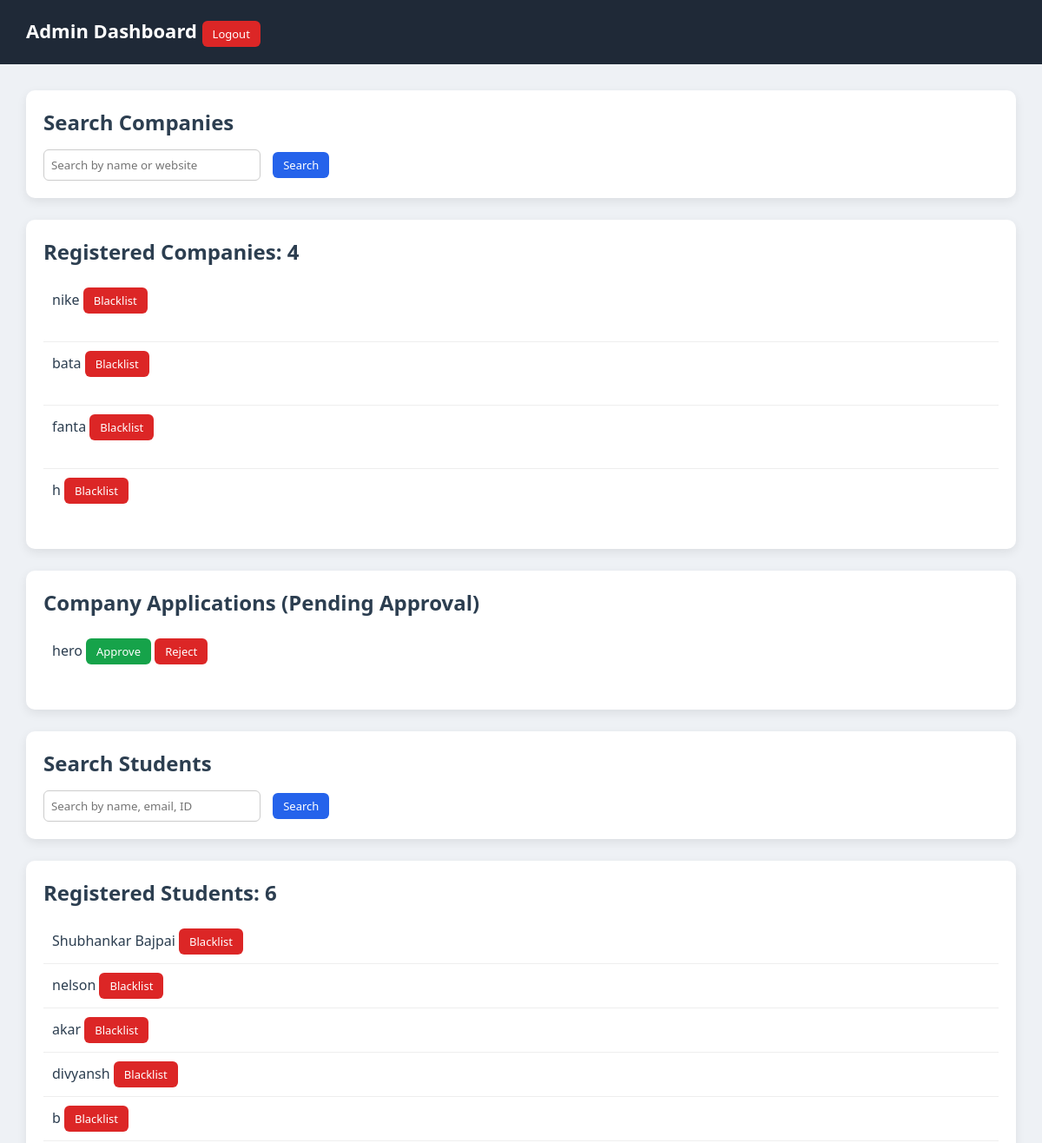
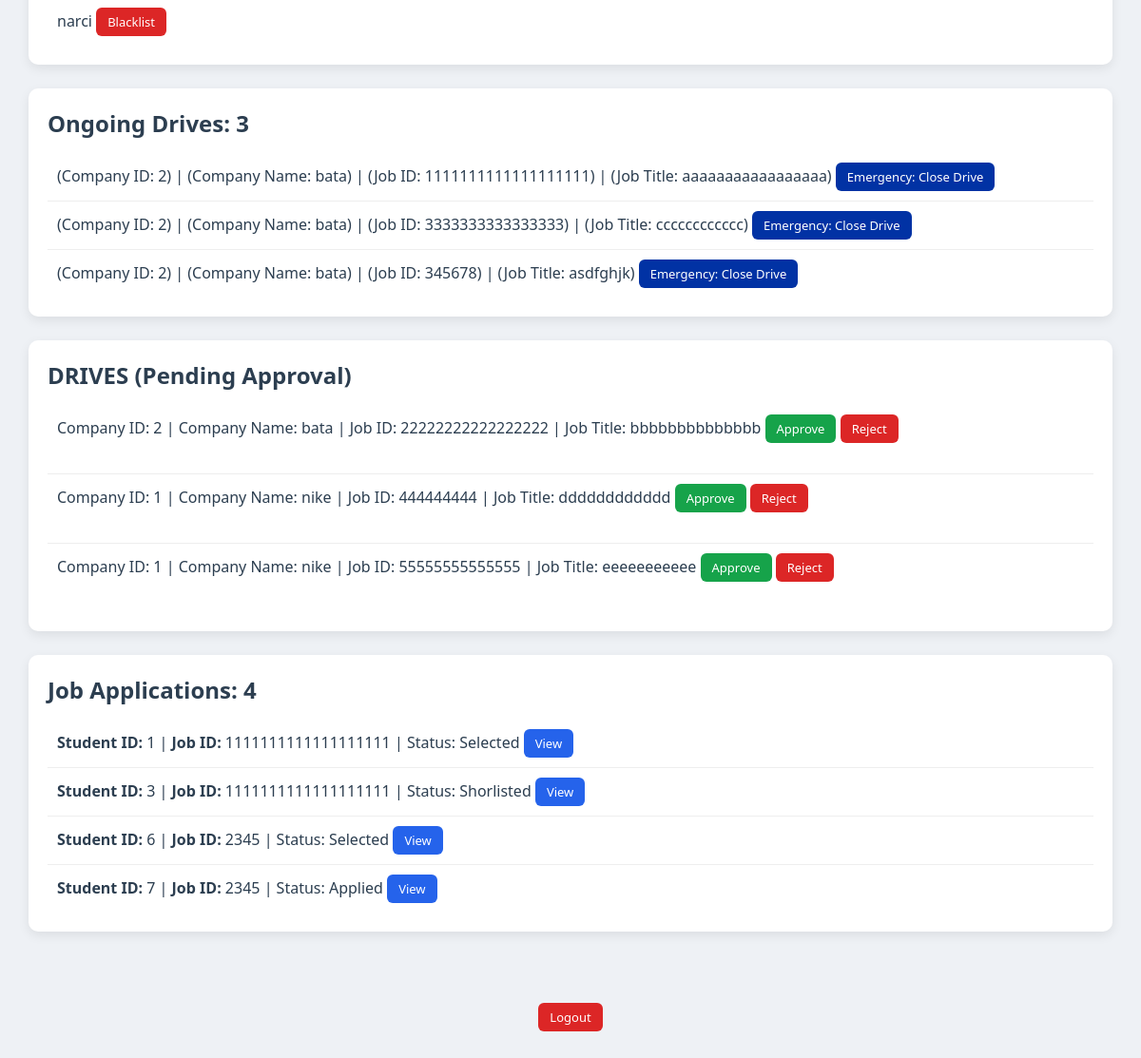
/admin (signed in), run on the app's committed database (2 pictures, top to bottom).
### models.py (models this page shows, shortened)
class companies(db.Model):
    __tablename__ = 'companies'
    id = db.Column(db.Integer, primary_key=True)
    company_name = db.Column(db.String(50), nullable=False, unique=True)
    hr_contact = db.Column(db.String(50))
    website = db.Column(db.String(50))
    about_company = db.Column(db.String(500))
    password_hash = db.Column(db.String(300), nullable=False)
    approval_status = db.Column(db.Enum('pending','approved','rejected', name='approval_status_enum'), default='pending')
    is_blacklisted = db.Column(db.Integer, default=0)
    placement_drives = db.relationship('placement_drives', backref='companies', lazy=True)

class students(db.Model):
    __tablename__ = 'students'
    id = db.Column(db.Integer, primary_key=True)
    name = db.Column(db.String(50), nullable=False)
    email = db.Column(db.String(100), unique=True, nullable=False)
    department = db.Column(db.String(100), nullable=True)
    password_hash = db.Column(db.String(300), nullable=False)
    role = db.Column(db.Enum('admin','hirer','student', name='role_enum'), nullable=False)
    is_active = db.Column(db.Integer, nullable=False, default=1)
    created_at = db.Column(db.DateTime, default=datetime.utcnow)
    education = db.Column(db.String(300))       #new
    skills = db.Column(db.String(300))          #new
    contact = db.Column(db.String(300))         #new
    applications = db.relationship('applications', backref='students', lazy=True)

class placement_drives(db.Model):
    __tablename__ = 'placement_drives'
    id = db.Column(db.Integer, primary_key=True)
    company_id = db.Column(db.Integer, db.ForeignKey('companies.id'), nullable=False)
    job_id = db.Column(db.Integer, nullable=False, unique=True) # NEW    -----------solely for search functionality
    job_title = db.Column(db.String(100), nullable=False)
    job_description = db.Column(db.String(500), nullable=False)
    required_skills = db.Column(db.String(300))   # NEW
    experience_required = db.Column(db.String(100))   # NEW
    salary_range = db.Column(db.String(100))   # NEW
    eligibility_criteria = db.Column(db.String(500), nullable=False)
    deadline = db.Column(db.Date, nullable=False)
    status = db.Column(db.Enum('pending','approved','rejected','complete', name='placement_drives_status_enum'), default='pending')
    applications = db.relationship('applications', backref='placement_drives', lazy=True)

class applications(db.Model):
    __tablename__ = 'applications'
    id = db.Column(db.Integer, primary_key=True)
    student_id = db.Column(db.Integer, db.ForeignKey('students.id'), nullable=False)
    drive_id = db.Column(db.Integer, db.ForeignKey('placement_drives.id'), nullable=False)
    application_date = db.Column(db.String(50), nullable=False)
    cv_filename = db.Column(db.String(300), nullable=False)
    status = db.Column(db.Enum('applied','shortlisted','selected','rejected', name='applications_status_enum'), default='applied')

### admin.py (the view)
@admin_bp.route('/admin', methods=['GET','POST'])
def admin_dashboard():
    if not session.get('admin'):
        return redirect(url_for('auth.Login'))
    if request.method == 'GET':
        student_query = request.args.get('student_query')
        if student_query:
            active_students = students.query.filter(
            (students.name.ilike(f"%{student_query}%")) |
            (students.email.ilike(f"%{student_query}%")) |
            (students.id == student_query
            )).all()
            student_count = len(active_students)
        else:
            active_students = students.query.filter_by(is_active=1).all()
            student_count = students.query.filter_by(is_active=1).count()
        company_query = request.args.get('company_query')
        if company_query:
            registered_companies = companies.query.filter(
            (companies.company_name.ilike(f"%{company_query}%")) |
            (companies.website.ilike(f"%{company_query}%"))
            ).all()
            company_count = companies.query.filter(
            (companies.company_name.ilike(f"%{company_query}%")) |
            (companies.website.ilike(f"%{company_query}%"))
            ).count()
        else:
            registered_companies = companies.query.filter_by(approval_status='approved').all()
            company_count = companies.query.filter_by(approval_status='approved', is_blacklisted=0).count()
        drives = placement_drives.query.filter_by(status='approved').all()
        drive_count = placement_drives.query.filter_by(status='approved').count()
        pending_companies = companies.query.filter_by(approval_status='pending').all()
        pending_drives = placement_drives.query.filter_by(status='pending').all()
        applications_list = applications.query.all()
        application_count = applications.query.count()
        return render_template('admin/admin_dashboard.html',
        pending_companies=pending_companies,
        registered_companies=registered_companies,
        company_count=company_count,
        active_students=active_students,
        student_count=student_count,
        drives=drives,
        drive_count=drive_count,
        pending_drives=pending_drives,
        applications=applications_list,
        application_count=application_count)

### templates/admin/admin_dashboard.html (shortened to what this page needs)
<!DOCTYPE html>
<html lang="en">
<head>
    <link rel="stylesheet" href="{{ url_for('static', filename='css/admin/admin_dashboard.css') }}">
</head>
<body>
    <div class="header">
        Admin Dashboard
        <a href="{{ url_for('auth.logout') }}" style="position: right;">
            <button class="btn-danger">Logout</button>
        </a>
    </div>
    <div class="container">
        <div class="card">
            <h2>Search Companies</h2>
            <form method="GET" action="{{ url_for('admin.admin_dashboard') }}">
                <input type="text" name="company_query" placeholder="Search by name or website">
                <button type="submit" class="btn-primary">Search</button>
            </form>
        </div>
        <div class="card">
            <h2>Registered Companies: {{company_count}}</h2>
            {% if registered_companies %}
            {% for company in registered_companies %}
            {% if company.is_blacklisted == 0 %}
            <div class="item">
                {{ company.company_name }}
                <form method="POST" action="{{ url_for('admin.admin_action') }}" class="inline-form">
                    <button class="btn-danger" type="submit" style="display:inline;">Blacklist</button>
                    <br><br>
                </form>
            </div>
            {% endif %}
            {% endfor %}
            {% else %}
            <p>No companies have registered yet !</p>
            {% endif %}
        </div>
        <div class="card">
            <h2>Company Applications (Pending Approval)</h2>
            {% if pending_companies %}
            {% for company in pending_companies %}
            <div class="item">
                <p style="display:inline;">{{ company.company_name }}</p>
                <form method="POST" action="{{ url_for('admin.admin_action') }}" style="display:inline;">
                    <button style="display:inline;" class="btn-success">Approve</button>
                </form>
                <form method="POST" action="{{ url_for('admin.admin_action') }}" style="display:inline;">
                    <button type="submit" style="display:inline;" class="btn-danger">Reject</button>
                    <br><br>
                </form>
            </div>
            {% endfor %}
            {% else %}
            <p>No pending companies!</p>
            {% endif %}
        </div>
        <div class="card">
            <h2>Search Students</h2>
            <form method="GET" action="{{ url_for('admin.admin_dashboard') }}">
                <input type="text" name="student_query" placeholder="Search by name, email, ID">
                <button type="submit" class="btn-primary">Search</button>
            </form>
        </div>
        <div class="card">
            <h2>Registered Students: {{student_count}}</h2>
            {% if active_students %}
            {% for student in active_students %}
            <div class="item">
                {{ student.name }}
                <form method="POST" action="{{ url_for('admin.admin_action') }}" style="display:inline;">
                    <button type="submit" class="btn-danger">Blacklist</button>
                </form><br>
            </div>
            {% endfor %}
            {% else %}
            No students have registered yet !
            {% endif %}
        </div>
        <div class="card">
            <h2>Ongoing Drives: {{drive_count}}</h2>
            {% if drives %}
            {% for drive in drives %}
            <div class="item">
                (Company ID: {{ drive.company_id }}) | (Company Name: {{ drive.companies.company_name }}) | (Job ID: {{
                drive.job_id }}) | (Job Title: {{ drive.job_title }})
                <form method="POST" action="{{ url_for('admin.admin_action') }}" style="display:inline;">
                    <button type="submit" class="btn-interfere">Emergency: Close Drive</button>
                </form><br>
            </div>
            {% endfor %}
            {% else %}
            <p>No Drives to show.</p>
            {% endif %}
        </div>
        <div class="card">
            <h2>DRIVES (Pending Approval)</h2>
            {% if pending_drives %}
            {% for pending_drive in pending_drives %}
            <div class="item">
                <p style="display:inline;">Company ID: {{ pending_drive.company_id }} |</p>
                <p style="display:inline;">Company Name: {{ pending_drive.companies.company_name }} |</p>
                <p style="display:inline;">Job ID: {{ pending_drive.job_id }} |</p>
                <p style="display:inline;">Job Title: {{ pending_drive.job_title }}</p>
                <form method="POST" action="{{ url_for('admin.admin_action') }}" style="display:inline;">
                    <button style="display:inline;" class="btn-success">Approve</button>
                </form>
                <form method="POST" action="{{ url_for('admin.admin_action') }}" style="display:inline;">
                    <button type="submit" style="display:inline;" class="btn-danger">Reject</button>
                    <br><br>
                </form>
            </div>
            {% endfor %}
            {% else %}
            <p>No pending Drives!</p>
            {% endif %}
        </div>
        <div class="card">
            <h2>Job Applications: {{application_count}}</h2>
            {%if applications%}
            {% for app in applications %}
            {%if app.status == 'applied' %}
            <div class="item">
                <b>Student ID:</b> {{ app.students.id }} | <b>Job ID: </b> {{ app.placement_drives.job_id }} | Status:
                Applied
                <a href="{{ url_for('admin.student_application_viewAs_admin',
                student_id=app.students.id,
                drive_id=app.placement_drives.id) }}">
                    <button class="btn-primary">View</button>
                </a>
            </div>
            {% elif app.status == 'selected' %}
            <div class="item">
                <b>Student ID:</b> {{ app.students.id }} | <b>Job ID: </b> {{ app.placement_drives.job_id }} | Status:
                Selected
                <a href="{{ url_for('admin.student_application_viewAs_admin',
                student_id=app.students.id,
                drive_id=app.placement_drives.id) }}">
                    <button class="btn-primary">View</button>
                </a>
            </div>
            {% elif app.status == 'shortlisted' %}
            <div class="item">
                <b>Student ID:</b> {{ app.students.id }} | <b>Job ID: </b> {{ app.placement_drives.job_id }} | Status:
                Shorlisted
                <a href="{{ url_for('admin.student_application_viewAs_admin',
                student_id=app.students.id,
                drive_id=app.placement_drives.id) }}">
                    <button class="btn-primary">View</button>
                </a>
            </div>
            {% endif %}
            {% endfor %}
            {% else %}
            No Applications to show yet !
            {% endif %}
        </div>
    </div>
    <footer class="logout">
        <form action="{{ url_for('auth.logout') }}" method="get">
            <button type="submit" class="btn-danger">Logout</button>
        </form>
    </footer>
</body>
</html>

### static/css/admin/admin_dashboard.css (style rules this page uses)
* { margin: 0; padding: 0; box-sizing: border-box; font-family: 'Segoe UI', Tahoma, Geneva, Verdana, sans-serif; }
body { background: #eef1f5; color: #2c3e50; }
.header { background: #1f2937; color: white; padding: 20px 30px; font-size: 22px; font-weight: bold; }
.container { padding: 30px; }
.card { background: white; padding: 20px; border-radius: 10px; margin-bottom: 25px; box-shadow: 0 4px 12px rgba(0,0,0,0.08); }
.card h2 { margin-bottom: 15px; }
input[type="text"] { padding: 8px; width: 250px; border-radius: 6px; border: 1px solid #ccc; margin-right: 10px; }
button { padding: 6px 12px; border: none; border-radius: 6px; cursor: pointer; transition: 0.3s; font-size: 13px; }
.btn-primary { background: #2563eb; color: white; }
.btn-danger { background: #dc2626; color: white; }
.btn-interfere { background: #0132a4; color: white; }
.btn-success { background: #16a34a; color: white; }
.item { padding: 10px; border-bottom: 1px solid #eee; }
.item:last-child { border-bottom: none; }
.inline-form { display: inline; }
.logout { text-align: center; margin-top: 20px; margin-bottom: 40px; }

### data on the page
companies: company_name "nike"
companies: company_name "bata"
companies: company_name "fanta"
companies: company_name "h"
companies: company_name "hero"
students: name "Shubhankar Bajpai"
students: name "nelson"
students: name "akar"
students: name "divyansh"
students: name "b"
students: name "narci"
placement_drives: company_id "2", companies.company_name "bata", job_id "1111111111111111111", job_title "aaaaaaaaaaaaaaaaa"
placement_drives: company_id "2", companies.company_name "bata", job_id "3333333333333333", job_title "cccccccccccc"
placement_drives: company_id "2", companies.company_name "bata", job_id "345678", job_title "asdfghjk"
placement_drives: company_id "2", companies.company_name "bata", job_id "22222222222222222", job_title "bbbbbbbbbbbbbb"
placement_drives: company_id "1", companies.company_name "nike", job_id "444444444", job_title "dddddddddddd"
placement_drives: company_id "1", companies.company_name "nike", job_id "55555555555555", job_title "eeeeeeeeeee"
applications: students.id "1", placement_drives.job_id "1111111111111111111"
applications: students.id "3", placement_drives.job_id "1111111111111111111"
applications: students.id "6", placement_drives.job_id "2345"
applications: students.id "7", placement_drives.job_id "2345"

### other printed values
{{ company_count }} "4"
{{ student_count }} "6"
{{ drive_count }} "3"
{{ application_count }} "4"
